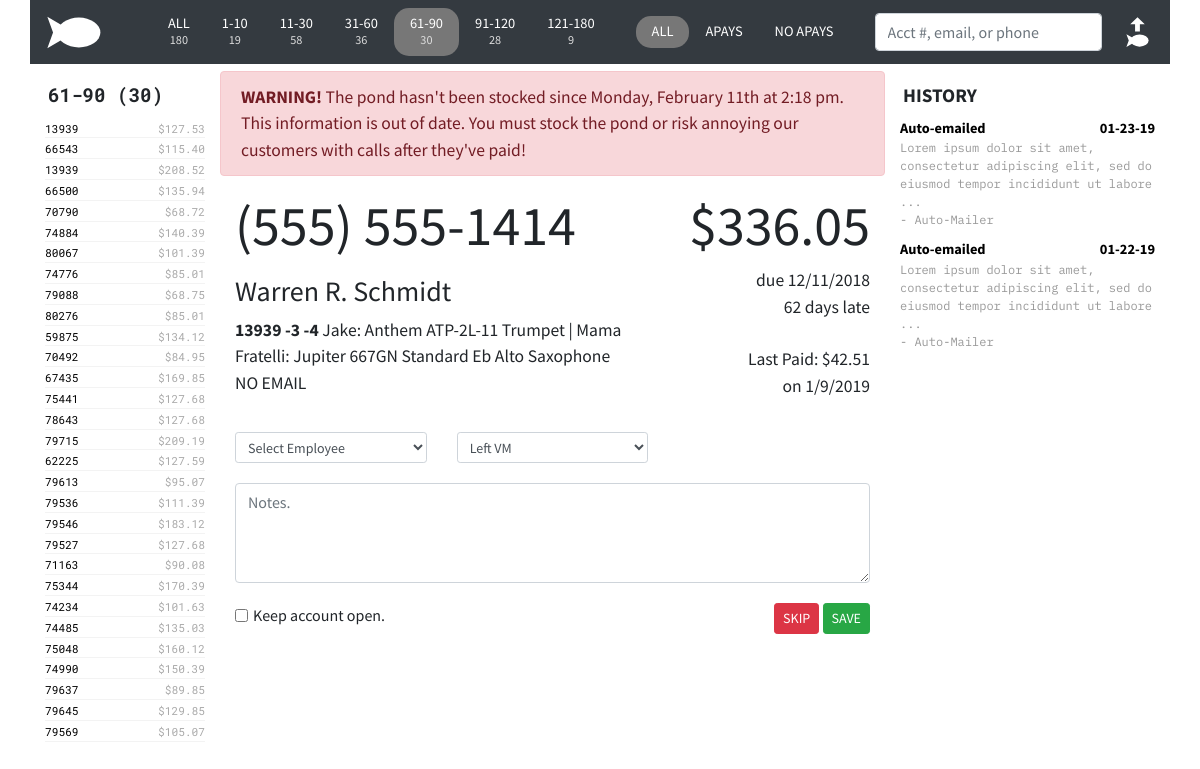
Page /?minmax=61-90 (signed in) on the committed database.
### tables this page shows
CREATE TABLE `fishes` (
  `crnt_pk` int(6) DEFAULT NULL,
  `crnt_acct` int(11) DEFAULT NULL,
  `crnt_sub` int(11) DEFAULT NULL,
  `crnt_desc` varchar(50) DEFAULT NULL,
  `crnt_student` varchar(30) DEFAULT NULL,
  `crnt_lastdate` varchar(12) DEFAULT NULL,
  `crnt_lastamt` decimal(10,2) DEFAULT NULL,
  `crnt_amtdue` decimal(10,2) DEFAULT NULL,
  `crnt_payoff` decimal(10,2) DEFAULT NULL,
  `crnt_ndate` varchar(12) DEFAULT NULL,
  `crnt_paymentdue` decimal(10,2) DEFAULT NULL,
  `crnt_latedue` decimal(10,2) DEFAULT NULL,
  `crnt_otherdue` decimal(10,2) DEFAULT NULL,
  `crnt_payments` varchar(30) DEFAULT NULL,
  `crnt_last` varchar(20) DEFAULT NULL,
  `crnt_zip` varchar(10) DEFAULT NULL,
  `crnt_qty` decimal(2,0) DEFAULT NULL,
  `crnt_sku` varchar(30) DEFAULT NULL,
  `crnt_email` varchar(50) DEFAULT NULL,
  `crnt_emailmethod` varchar(5) DEFAULT NULL,
  `crnt_addr1` varchar(50) DEFAULT NULL,
  `crnt_addr2` varchar(50) DEFAULT NULL,
  `crnt_addr3` varchar(50) DEFAULT NULL,
  `crnt_addr4` varchar(50) DEFAULT NULL,
  `crnt_addr5` varchar(50) DEFAULT NULL,
  `crnt_name` varchar(50) DEFAULT NULL,
  `crnt_hmphone` varchar(50) DEFAULT NULL,
  `crnt_rntdesc` varchar(50) DEFAULT NULL,
  `crnt_extra1` varchar(11) DEFAULT NULL,
  `crnt_extra2` varchar(50) DEFAULT NULL
);

CREATE TABLE `contact` (
  `ID` int(11) NOT NULL,
  `ctac_acct` int(11) NOT NULL,
  `ctac_date` int(12) NOT NULL,
  `ctac_lanid` varchar(20) NOT NULL,
  `ctac_action` varchar(20) NOT NULL,
  `ctac_note` text NOT NULL,
  `ctac_daysLate` int(11) NOT NULL,
  `ctac_seen` varchar(1) NOT NULL
);

### application/controller/home.php (called while the page is built, shortened)
<?php
class Home extends Controller
{
    public function index()
    {
        $session = $this->model->setSessionVariables();
        if (isset($_GET["lookup"])) {
            $accountQuery = $this->model->displayAccount($_GET["lookup"]);
            $listHeader = "Account:";
        } else {
            $minmax = explode("-", $session->minmax);
            $min = $minmax[0];
            $max = $minmax[1];
            $accountQuery = $this->model->accountList($session->apay, $min, $max);
            $listHeader = ($min) . "-" . ($max) . " (" . count($accountQuery) . ")";
        }
        $accountHistory = $this->model->accountHistory($accountQuery[0]->crnt_acct);
        $addItUp = $this->model->addItUp($accountQuery);
        $lastStocked = file_get_contents(ROOT . 'public/laststocked.txt');
        require APP . 'view/_templates/header.php';
        require APP . 'view/home/left-column.php';
        require APP . 'view/home/middle-column.php';
        require APP . 'view/home/right-column.php';
        require APP . 'view/_templates/footer.php';
    }
}

### public/index.php (called while the page is built, shortened)
<?php
require APP . 'core/controller.php';
$app = new Application();

### application/core/controller.php (called while the page is built, shortened)
<?php
class Controller
{
    public $db = null;
    private function openDatabaseConnection()
    {
        $options = array(PDO::ATTR_DEFAULT_FETCH_MODE => PDO::FETCH_OBJ, PDO::ATTR_ERRMODE => PDO::ERRMODE_WARNING);
        $this->db = new PDO(DB_TYPE . ':host=' . DB_HOST . ';dbname=' . DB_NAME . ';charset=' . DB_CHARSET, DB_USER, DB_PASS, $options);
    }
    public function loadModel()
    {
        require APP . 'model/model.php';
        $this->model = new Model($this->db);
    }
}

### application/model/model.php (called while the page is built, shortened)
<?php
class Model
{
    function __construct($db)
    {
        try {
            $this->db = $db;
        } catch (PDOException $e) {
            exit('Database connection could not be established.');
        }
    }
    public function setSessionVariables()
    {
        $variables = (object) [
            'apay' => $_SESSION["apay"],
            'minmax' => $_SESSION["minmax"],
            'lanid' => $_SESSION["ctac_lanid"]
        ];
        return $variables;
    }
    public function accountList($apay, $min, $max, $emailFilter = "monkey")
    {
        $sql = "SELECT * FROM fishes WHERE (crnt_rntdesc <> '$apay' AND
                                            crnt_extra1 >= $min AND
                                            crnt_extra1 <= $max AND
                                            crnt_extra2 <> 'Y' AND
                                            crnt_email <> '$emailFilter') ORDER BY crnt_extra1 * 1";
        $query = $this->db->prepare($sql);
        $query->execute();
        $result = $query->fetchAll();
        return $result;
    }
    public function accountHistory($account)
    {
        $sql = "SELECT * FROM contact WHERE ctac_acct = $account ORDER BY ctac_date DESC";
        $query = $this->db->prepare($sql);
        $query->execute();
        return $query->fetchAll();
    }
}

### application/view/home/left-column.php (the view)
<section class="col-sm-2 left-column">
    <div class="col-header">
        <?php echo $listHeader; ?>
    </div>
    <ul class="account-list">
        <?php foreach ($accountQuery as $account) { ?>
            <li class="account-list-item">
                <a href="<?php echo URL; ?>?lookup=<?php echo $account->crnt_acct; ?>"><?php echo $account->crnt_acct; ?></a>
                <span class="account-list-bal-due">$<?php echo number_format($account->crnt_paymentdue, 2); ?></span>
            </li>
        <?php } ?>
    </ul>
</section>

### application/view/home/middle-column.php (shortened to what this page needs)
<section class="col-sm-7 middle-column">
    <section class="row account-info">
        <div ID="stock-pond-warning" class="alert alert-danger">
            <b>WARNING!</b> The pond hasn't been stocked since <?php echo  date('l, F jS \a\t g:i a', $lastStocked)?>. This information is out of date. You must stock the pond or risk annoying our customers with calls after they've paid!
        </div>
        <section class="col-sm-8 account-left">
            <div class="account-detail">
                <h1><?php echo ($accountQuery[0]->crnt_hmphone != "(   )    -") ? $accountQuery[0]->crnt_hmphone : "NO PHONE"; ?></h1>
                <p>
                <h3 id="crnt_name"><?php echo htmlspecialchars($accountQuery[0]->crnt_name)?> </h3>
                    <strong><?php echo $accountQuery[0]->crnt_acct . $addItUp->sub;?></strong> <?php echo $addItUp->student;?><br>
                    <?php echo ($accountQuery[0]->crnt_email != "") ? htmlspecialchars($accountQuery[0]->crnt_email) : "NO EMAIL"; ?>
                </p>
            </div>
        </section>
        <section class="col-sm-4 account-right">
            <h1>$<?php echo number_format($addItUp->payment, 2)?></h1>
            due <?php echo $accountQuery[0]->crnt_ndate; ?><br>
            <?php echo $accountQuery[0]->crnt_extra1;?> days late<br>
            <br>
            Last Paid: $<?php echo $accountQuery[0]->crnt_lastamt;?><br>
            on <?php echo $accountQuery[0]->crnt_lastdate;?><br>
        </section>
    </section>
    <form action="<?php echo URL; ?>" method="POST">
    <section class="row action">
        <section class="col-sm-4">
            <select class="form-control form-control-sm" name="ctac_lanid" required>
                <?php
                if ($session->lanid == "") echo "<option value=\"\">Select Employee</option>";
                ?>
            </select>
        </section>
        <section class="col-sm-4">
            <select class="form-control form-control-sm" name="ctac_action" id="ctac_action" autofocus>
                <option value="Left VM" selected>Left VM</option>
            </select>
        </section>
        <section class="col-sm-4">
        </section>
    </section>
    <section class="row">
        <section class="col-sm-12">
            <textarea name="ctac_note" placeholder="Notes." ID="ctac_note" class="form-control"></textarea>
        </section>
    </section>
    <section class="row action-save">
        <section class="col-sm-6 action-checkboxes">
            <div class="form-check form-check-inline">
                <input name="crnt_extra2" class="form-check-input" type="checkbox" value="N">
                <label class="form-check-label" for="inlineCheckbox1">Keep account open.</label>
            </div>
        </section>
        <section class="col-sm-6 contact-save">
            <input type="submit" name="contact" value="SKIP" class="btn btn-danger btn-sm">
            <input type="submit" name="contact" value="SAVE" class="btn btn-success btn-sm">
        </section>
    </section>
    </form>
</section>

### application/view/home/right-column.php (shortened to what this page needs)
<section class="col-sm-3 right-column">
    <div class="col-header">
        HISTORY
    </div>
    <?php
    if (sizeof($accountHistory) == 0) {
        echo "<div class=\"history-action\">This account has no previous contact history.</div>";
    } else {
        foreach ($accountHistory as $contact) { ?>
            <div class="history-item" ID="<?php echo $contact->ID; ?>">
                <div class="history-action">
                    <?php if (isset($contact->ctac_action)) echo htmlspecialchars($contact->ctac_action, ENT_QUOTES, 'UTF-8'); ?>
                    <span class="history-date">
                        <?php if (isset($contact->ctac_date)) echo date("m-d-y", $contact->ctac_date); ?>
                    </span>
                </div>
                <div class="history-note">
                    <?php
                    if ($contact->ctac_note != "") {
                        if ($contact->ctac_action == "Emailed" || $contact->ctac_action == "Auto-emailed") {
                            $contact->ctac_note = substr($contact->ctac_note, 0, 100) . " ...";
                        }
                        echo htmlspecialchars(stripslashes($contact->ctac_note), ENT_QUOTES, 'UTF-8') . "<br>";
                    }
                    ?>
                    - <?php echo htmlspecialchars($contact->ctac_lanid, ENT_QUOTES, 'UTF-8'); ?>
                </div>
            </div>
    <?php }
    } ?>
</section>

### public/css/style.css (style rules this page uses)
body { font-family: 'Source Sans Pro', sans-serif; }
h1 { font-size: 3.5rem; }
textarea { margin: 20px 0 20px 0; }
.col-header { font-weight: bold; font-size: 120%; padding: 10px 0px 8px 3px; }
.left-column { font-family: 'Roboto Mono', monospace; }
.account-list { list-style-type: none; padding-left: 0; font-size: 70%; color: #aaa; }
.account-list-item { margin-top: 3px; border-bottom: 1px solid #f3f3f3; }
.account-list-item a { color: black; }
.account-list-bal-due { float: right; }
#stock-pond-warning { display: none; }
.account-info { font-size: 110%; }
.account-right { text-align: right; }
.action { margin-top: 20px; }
#ctac_note { width: 100%; height: 100px; }
.contact-save { text-align: right; }
.history-item { margin-bottom: 10px; }
.history-action { font-size: 90%; color: #000; font-weight: bold; }
.history-date { float: right; }
.history-note { font-family: 'IBM Plex Mono', monospace; font-size: 75%; color: #999; }

### rows in the picture
fishes: crnt_acct "13939", crnt_paymentdue "127.53", crnt_hmphone "(555) 555-1414", crnt_name "Warren R. Schmidt", crnt_ndate "12/11/2018", crnt_extra1 "62", crnt_lastamt "42.51", crnt_lastdate "1/9/2019"
fishes: crnt_acct "66543", crnt_paymentdue "115.40"
fishes: crnt_acct "13939", crnt_paymentdue "208.52"
fishes: crnt_acct "66500", crnt_paymentdue "135.94"
fishes: crnt_acct "70790", crnt_paymentdue "68.72"
fishes: crnt_acct "74884", crnt_paymentdue "140.39"
fishes: crnt_acct "80067", crnt_paymentdue "101.39"
fishes: crnt_acct "74776", crnt_paymentdue "85.01"
fishes: crnt_acct "79088", crnt_paymentdue "68.75"
fishes: crnt_acct "80276", crnt_paymentdue "85.01"
fishes: crnt_acct "59875", crnt_paymentdue "134.12"
fishes: crnt_acct "70492", crnt_paymentdue "84.95"
fishes: crnt_acct "67435", crnt_paymentdue "169.85"
fishes: crnt_acct "75441", crnt_paymentdue "127.68"
fishes: crnt_acct "78643", crnt_paymentdue "127.68"
fishes: crnt_acct "79715", crnt_paymentdue "209.19"
fishes: crnt_acct "62225", crnt_paymentdue "127.59"
fishes: crnt_acct "79613", crnt_paymentdue "95.07"
fishes: crnt_acct "79536", crnt_paymentdue "111.39"
fishes: crnt_acct "79546", crnt_paymentdue "183.12"
fishes: crnt_acct "79527", crnt_paymentdue "127.68"
fishes: crnt_acct "71163", crnt_paymentdue "90.08"
fishes: crnt_acct "75344", crnt_paymentdue "170.39"
fishes: crnt_acct "74234", crnt_paymentdue "101.63"
fishes: crnt_acct "74485", crnt_paymentdue "135.03"
fishes: crnt_acct "75048", crnt_paymentdue "160.12"
fishes: crnt_acct "74990", crnt_paymentdue "150.39"
fishes: crnt_acct "79637", crnt_paymentdue "89.85"
fishes: crnt_acct "79645", crnt_paymentdue "129.85"
fishes: crnt_acct "79569", crnt_paymentdue "105.07"
contact: ctac_action "Auto-emailed", ctac_date "01-23-19", ctac_note "Lorem ipsum dolor sit amet, consectetur adipiscing elit, sed do eiusmod tempor incididunt ut labore ...", ctac_lanid "Auto-Mailer"
contact: ctac_action "Auto-emailed", ctac_date "01-22-19", ctac_note "Lorem ipsum dolor sit amet, consectetur adipiscing elit, sed do eiusmod tempor incididunt ut labore ...", ctac_lanid "Auto-Mailer"

### other values in the picture
$aging->all "180"
$aging->one "19"
$aging->eleven "58"
$aging->thirtyOne "36"
$aging->sixtyOne "30"
$aging->ninetyOne "28"
$aging->oneTwentyPlus "9"
$listHeader "61-90 (30)"
date('l, F jS \a\t g:i a', $lastStocked) "Monday, February 11th at 2:18 pm"
$addItUp->sub "-3 -4"
$addItUp->student "Jake: Anthem ATP-2L-11 Trumpet | Mama Fratelli: Jupiter 667GN Standard Eb Alto Saxophone"
$addItUp->payment "336.05"
